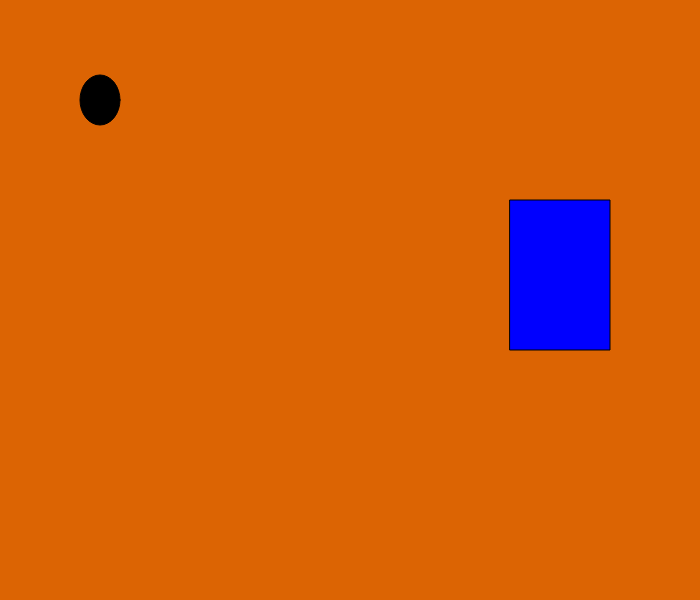
Frame 1 (no input)
Frame 60 (no input): identical to frame 1, image omitted
Frame 120 (the mouse pressed at the canvas centre since frame 60): identical to frame 1, image omitted

The p5.js sketch that drew this single still picture (run headless with seeded random() and noise() and a simulated clock; from frame 60 on, the mouse is pressed at the canvas centre):

// p5.js sketch
// ── sketch.js
function setup() {
  createCanvas(700, 600);
}

function draw(){
	background(220,100,3);
  fill("black")
  ellipse(100,100,40,50);
  fill("blue")
  rect(510,200,100,150)

}
